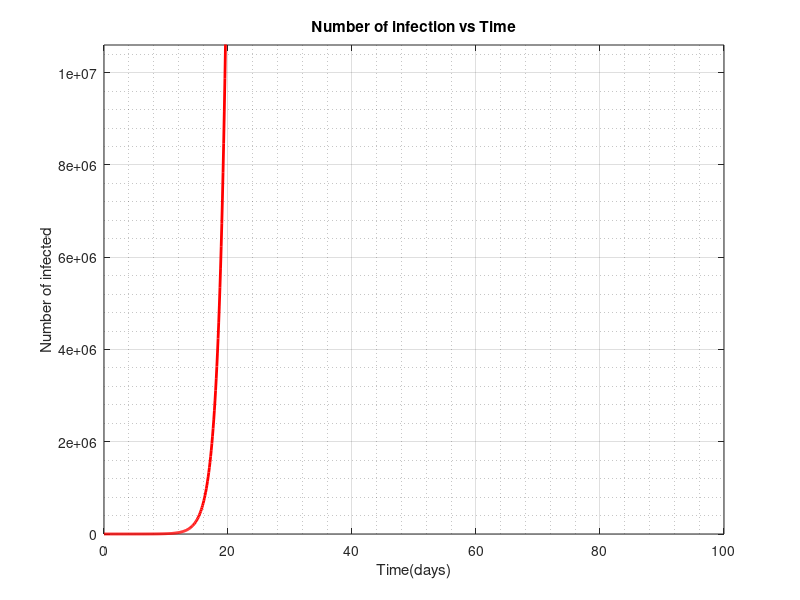

Recreate this plot in MATLAB.
% Easy I model
%This model studies the grouth of an infection only 
%dependent on the variable I

%% Set Parameters
I0 = 3; % initial number of infected people
a = 0.8; % coefficient in days^-1 (speed of the infection)

tmax = 100; % number of days to plot

dt = 0.1; %size of time steps in weeks

Imax = 10.6e6;%Max number infected per graph in millions

%% Initialize Vectors

t = 0:dt:tmax; % vettore di tempo
Nt = length(t); % number of time steps
I = zeros(1,Nt); % initialize the vector of infections that i will plot in the graph,with zeros
I(1) = I0; % first element of the vector initialized
%% calculations 

for i = 1:Nt-1
    
    dI = a*I(i); % rate of change per day
    I(i+1) = I(i) + dI*dt ;
    
end 
%% Plots 

plot(t,I, '-r', 'LineWidth', 2)
axis([0 tmax 0 Imax])
grid on
grid minor
xlabel('Time(days)')
ylabel('Number of infected')
title('Number of infection vs Time')
